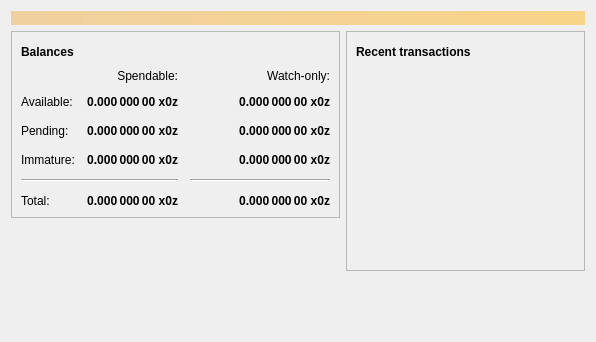
<?xml version="1.0" encoding="UTF-8"?>
<ui version="4.0">
 <class>OverviewPage</class>
 <widget class="QWidget" name="OverviewPage">
  <property name="geometry">
   <rect>
    <x>0</x>
    <y>0</y>
    <width>596</width>
    <height>342</height>
   </rect>
  </property>
  <property name="windowTitle">
   <string>Form</string>
  </property>
  <layout class="QVBoxLayout" name="topLayout">
   <item>
    <widget class="QLabel" name="labelAlerts">
     <property name="visible">
      <bool>false</bool>
     </property>
     <property name="styleSheet">
      <string notr="true">QLabel { background-color: qlineargradient(x1: 0, y1: 0, x2: 1, y2: 0, stop:0 #F0D0A0, stop:1 #F8D488); color:#000000; }</string>
     </property>
     <property name="wordWrap">
      <bool>true</bool>
     </property>
     <property name="margin">
      <number>3</number>
     </property>
     <property name="textInteractionFlags">
      <set>Qt::TextSelectableByMouse</set>
     </property>
    </widget>
   </item>
   <item>
    <layout class="QHBoxLayout" name="horizontalLayout" stretch="1,1">
     <item>
      <layout class="QVBoxLayout" name="verticalLayout_2">
       <item>
        <widget class="QFrame" name="frame">
         <property name="frameShape">
          <enum>QFrame::StyledPanel</enum>
         </property>
         <property name="frameShadow">
          <enum>QFrame::Raised</enum>
         </property>
         <layout class="QVBoxLayout" name="verticalLayout_4">
          <item>
           <layout class="QHBoxLayout" name="horizontalLayout_4">
            <item>
             <widget class="QLabel" name="label_5">
              <property name="font">
               <font>
                <weight>75</weight>
                <bold>true</bold>
               </font>
              </property>
              <property name="text">
               <string>Balances</string>
              </property>
             </widget>
            </item>
            <item>
             <widget class="QPushButton" name="labelWalletStatus">
              <property name="enabled">
               <bool>false</bool>
              </property>
              <property name="maximumSize">
               <size>
                <width>30</width>
                <height>16777215</height>
               </size>
              </property>
              <property name="toolTip">
               <string>The displayed information may be out of date. Your wallet automatically synchronizes with the Zerozed network after a connection is established, but this process has not completed yet.</string>
              </property>
              <property name="text">
               <string/>
              </property>
              <property name="icon">
               <iconset resource="../bitcoin.qrc">
                <normaloff>:/icons/warning</normaloff>
                <disabledoff>:/icons/warning</disabledoff>:/icons/warning</iconset>
              </property>
              <property name="iconSize">
               <size>
                <width>24</width>
                <height>24</height>
               </size>
              </property>
              <property name="flat">
               <bool>true</bool>
              </property>
             </widget>
            </item>
            <item>
             <spacer name="horizontalSpacer_3">
              <property name="orientation">
               <enum>Qt::Horizontal</enum>
              </property>
              <property name="sizeHint" stdset="0">
               <size>
                <width>40</width>
                <height>20</height>
               </size>
              </property>
             </spacer>
            </item>
           </layout>
          </item>
          <item>
           <layout class="QGridLayout" name="gridLayout">
            <property name="spacing">
             <number>12</number>
            </property>
            <item row="2" column="2">
             <widget class="QLabel" name="labelWatchPending">
              <property name="font">
               <font>
                <weight>75</weight>
                <bold>true</bold>
               </font>
              </property>
              <property name="cursor">
               <cursorShape>IBeamCursor</cursorShape>
              </property>
              <property name="toolTip">
               <string>Unconfirmed transactions to watch-only addresses</string>
              </property>
              <property name="text">
               <string notr="true">0.000 000 00 x0z</string>
              </property>
              <property name="alignment">
               <set>Qt::AlignRight|Qt::AlignTrailing|Qt::AlignVCenter</set>
              </property>
              <property name="textInteractionFlags">
               <set>Qt::LinksAccessibleByMouse|Qt::TextSelectableByKeyboard|Qt::TextSelectableByMouse</set>
              </property>
             </widget>
            </item>
            <item row="2" column="1">
             <widget class="QLabel" name="labelUnconfirmed">
              <property name="font">
               <font>
                <weight>75</weight>
                <bold>true</bold>
               </font>
              </property>
              <property name="cursor">
               <cursorShape>IBeamCursor</cursorShape>
              </property>
              <property name="toolTip">
               <string>Total of transactions that have yet to be confirmed, and do not yet count toward the spendable balance</string>
              </property>
              <property name="text">
               <string notr="true">0.000 000 00 x0z</string>
              </property>
              <property name="alignment">
               <set>Qt::AlignRight|Qt::AlignTrailing|Qt::AlignVCenter</set>
              </property>
              <property name="textInteractionFlags">
               <set>Qt::LinksAccessibleByMouse|Qt::TextSelectableByKeyboard|Qt::TextSelectableByMouse</set>
              </property>
             </widget>
            </item>
            <item row="3" column="2">
             <widget class="QLabel" name="labelWatchImmature">
              <property name="font">
               <font>
                <weight>75</weight>
                <bold>true</bold>
               </font>
              </property>
              <property name="cursor">
               <cursorShape>IBeamCursor</cursorShape>
              </property>
              <property name="toolTip">
               <string>Mined balance in watch-only addresses that has not yet matured</string>
              </property>
              <property name="text">
               <string notr="true">0.000 000 00 x0z</string>
              </property>
              <property name="alignment">
               <set>Qt::AlignRight|Qt::AlignTrailing|Qt::AlignVCenter</set>
              </property>
              <property name="textInteractionFlags">
               <set>Qt::LinksAccessibleByMouse|Qt::TextSelectableByKeyboard|Qt::TextSelectableByMouse</set>
              </property>
             </widget>
            </item>
            <item row="4" column="0" colspan="2">
             <widget class="Line" name="line">
              <property name="orientation">
               <enum>Qt::Horizontal</enum>
              </property>
             </widget>
            </item>
            <item row="4" column="2">
             <widget class="Line" name="lineWatchBalance">
              <property name="sizePolicy">
               <sizepolicy hsizetype="Preferred" vsizetype="Fixed">
                <horstretch>0</horstretch>
                <verstretch>0</verstretch>
               </sizepolicy>
              </property>
              <property name="minimumSize">
               <size>
                <width>140</width>
                <height>0</height>
               </size>
              </property>
              <property name="orientation">
               <enum>Qt::Horizontal</enum>
              </property>
             </widget>
            </item>
            <item row="5" column="0">
             <widget class="QLabel" name="labelTotalText">
              <property name="text">
               <string>Total:</string>
              </property>
             </widget>
            </item>
            <item row="3" column="1">
             <widget class="QLabel" name="labelImmature">
              <property name="font">
               <font>
                <weight>75</weight>
                <bold>true</bold>
               </font>
              </property>
              <property name="cursor">
               <cursorShape>IBeamCursor</cursorShape>
              </property>
              <property name="toolTip">
               <string>Mined balance that has not yet matured</string>
              </property>
              <property name="text">
               <string notr="true">0.000 000 00 x0z</string>
              </property>
              <property name="alignment">
               <set>Qt::AlignRight|Qt::AlignTrailing|Qt::AlignVCenter</set>
              </property>
              <property name="textInteractionFlags">
               <set>Qt::LinksAccessibleByMouse|Qt::TextSelectableByKeyboard|Qt::TextSelectableByMouse</set>
              </property>
             </widget>
            </item>
            <item row="2" column="3">
             <spacer name="horizontalSpacer_2">
              <property name="orientation">
               <enum>Qt::Horizontal</enum>
              </property>
              <property name="sizeHint" stdset="0">
               <size>
                <width>40</width>
                <height>20</height>
               </size>
              </property>
             </spacer>
            </item>
            <item row="3" column="0">
             <widget class="QLabel" name="labelImmatureText">
              <property name="text">
               <string>Immature:</string>
              </property>
             </widget>
            </item>
            <item row="5" column="1">
             <widget class="QLabel" name="labelTotal">
              <property name="font">
               <font>
                <weight>75</weight>
                <bold>true</bold>
               </font>
              </property>
              <property name="cursor">
               <cursorShape>IBeamCursor</cursorShape>
              </property>
              <property name="toolTip">
               <string>Your current total balance</string>
              </property>
              <property name="text">
               <string notr="true">0.000 000 00 x0z</string>
              </property>
              <property name="alignment">
               <set>Qt::AlignRight|Qt::AlignTrailing|Qt::AlignVCenter</set>
              </property>
              <property name="textInteractionFlags">
               <set>Qt::LinksAccessibleByMouse|Qt::TextSelectableByKeyboard|Qt::TextSelectableByMouse</set>
              </property>
             </widget>
            </item>
            <item row="5" column="2">
             <widget class="QLabel" name="labelWatchTotal">
              <property name="font">
               <font>
                <weight>75</weight>
                <bold>true</bold>
               </font>
              </property>
              <property name="cursor">
               <cursorShape>IBeamCursor</cursorShape>
              </property>
              <property name="toolTip">
               <string>Current total balance in watch-only addresses</string>
              </property>
              <property name="text">
               <string notr="true">0.000 000 00 x0z</string>
              </property>
              <property name="alignment">
               <set>Qt::AlignRight|Qt::AlignTrailing|Qt::AlignVCenter</set>
              </property>
              <property name="textInteractionFlags">
               <set>Qt::LinksAccessibleByMouse|Qt::TextSelectableByKeyboard|Qt::TextSelectableByMouse</set>
              </property>
             </widget>
            </item>
            <item row="0" column="2">
             <widget class="QLabel" name="labelWatchonly">
              <property name="text">
               <string>Watch-only:</string>
              </property>
              <property name="alignment">
               <set>Qt::AlignRight|Qt::AlignTrailing|Qt::AlignVCenter</set>
              </property>
             </widget>
            </item>
            <item row="1" column="0">
             <widget class="QLabel" name="labelBalanceText">
              <property name="text">
               <string>Available:</string>
              </property>
             </widget>
            </item>
            <item row="1" column="1">
             <widget class="QLabel" name="labelBalance">
              <property name="font">
               <font>
                <weight>75</weight>
                <bold>true</bold>
               </font>
              </property>
              <property name="cursor">
               <cursorShape>IBeamCursor</cursorShape>
              </property>
              <property name="toolTip">
               <string>Your current spendable balance</string>
              </property>
              <property name="text">
               <string notr="true">0.000 000 00 x0z</string>
              </property>
              <property name="alignment">
               <set>Qt::AlignRight|Qt::AlignTrailing|Qt::AlignVCenter</set>
              </property>
              <property name="textInteractionFlags">
               <set>Qt::LinksAccessibleByMouse|Qt::TextSelectableByKeyboard|Qt::TextSelectableByMouse</set>
              </property>
             </widget>
            </item>
            <item row="1" column="2">
             <widget class="QLabel" name="labelWatchAvailable">
              <property name="font">
               <font>
                <weight>75</weight>
                <bold>true</bold>
               </font>
              </property>
              <property name="cursor">
               <cursorShape>IBeamCursor</cursorShape>
              </property>
              <property name="toolTip">
               <string>Your current balance in watch-only addresses</string>
              </property>
              <property name="text">
               <string notr="true">0.000 000 00 x0z</string>
              </property>
              <property name="alignment">
               <set>Qt::AlignRight|Qt::AlignTrailing|Qt::AlignVCenter</set>
              </property>
              <property name="textInteractionFlags">
               <set>Qt::LinksAccessibleByMouse|Qt::TextSelectableByKeyboard|Qt::TextSelectableByMouse</set>
              </property>
             </widget>
            </item>
            <item row="2" column="0">
             <widget class="QLabel" name="labelPendingText">
              <property name="text">
               <string>Pending:</string>
              </property>
             </widget>
            </item>
            <item row="0" column="1">
             <widget class="QLabel" name="labelSpendable">
              <property name="text">
               <string>Spendable:</string>
              </property>
              <property name="alignment">
               <set>Qt::AlignRight|Qt::AlignTrailing|Qt::AlignVCenter</set>
              </property>
             </widget>
            </item>
           </layout>
          </item>
         </layout>
        </widget>
       </item>
       <item>
        <spacer name="verticalSpacer">
         <property name="orientation">
          <enum>Qt::Vertical</enum>
         </property>
         <property name="sizeHint" stdset="0">
          <size>
           <width>20</width>
           <height>40</height>
          </size>
         </property>
        </spacer>
       </item>
      </layout>
     </item>
     <item>
      <layout class="QVBoxLayout" name="verticalLayout_3">
       <item>
        <widget class="QFrame" name="frame_2">
         <property name="frameShape">
          <enum>QFrame::StyledPanel</enum>
         </property>
         <property name="frameShadow">
          <enum>QFrame::Raised</enum>
         </property>
         <layout class="QVBoxLayout" name="verticalLayout">
          <item>
           <layout class="QHBoxLayout" name="horizontalLayout_2">
            <item>
             <widget class="QLabel" name="label_4">
              <property name="font">
               <font>
                <weight>75</weight>
                <bold>true</bold>
               </font>
              </property>
              <property name="text">
               <string>Recent transactions</string>
              </property>
             </widget>
            </item>
            <item>
             <widget class="QPushButton" name="labelTransactionsStatus">
              <property name="enabled">
               <bool>false</bool>
              </property>
              <property name="maximumSize">
               <size>
                <width>30</width>
                <height>16777215</height>
               </size>
              </property>
              <property name="toolTip">
               <string>The displayed information may be out of date. Your wallet automatically synchronizes with the Zerozed network after a connection is established, but this process has not completed yet.</string>
              </property>
              <property name="text">
               <string/>
              </property>
              <property name="icon">
               <iconset resource="../bitcoin.qrc">
                <normaloff>:/icons/warning</normaloff>
                <disabledoff>:/icons/warning</disabledoff>:/icons/warning</iconset>
              </property>
              <property name="iconSize">
               <size>
                <width>24</width>
                <height>24</height>
               </size>
              </property>
              <property name="flat">
               <bool>true</bool>
              </property>
             </widget>
            </item>
            <item>
             <spacer name="horizontalSpacer">
              <property name="orientation">
               <enum>Qt::Horizontal</enum>
              </property>
              <property name="sizeHint" stdset="0">
               <size>
                <width>40</width>
                <height>20</height>
               </size>
              </property>
             </spacer>
            </item>
           </layout>
          </item>
          <item>
           <widget class="QListView" name="listTransactions">
            <property name="styleSheet">
             <string notr="true">QListView { background: transparent; }</string>
            </property>
            <property name="frameShape">
             <enum>QFrame::NoFrame</enum>
            </property>
            <property name="verticalScrollBarPolicy">
             <enum>Qt::ScrollBarAlwaysOff</enum>
            </property>
            <property name="horizontalScrollBarPolicy">
             <enum>Qt::ScrollBarAlwaysOff</enum>
            </property>
            <property name="selectionMode">
             <enum>QAbstractItemView::NoSelection</enum>
            </property>
           </widget>
          </item>
         </layout>
        </widget>
       </item>
       <item>
        <spacer name="verticalSpacer_2">
         <property name="orientation">
          <enum>Qt::Vertical</enum>
         </property>
         <property name="sizeHint" stdset="0">
          <size>
           <width>20</width>
           <height>40</height>
          </size>
         </property>
        </spacer>
       </item>
      </layout>
     </item>
    </layout>
   </item>
  </layout>
 </widget>
 <resources/>
 <connections/>
</ui>
